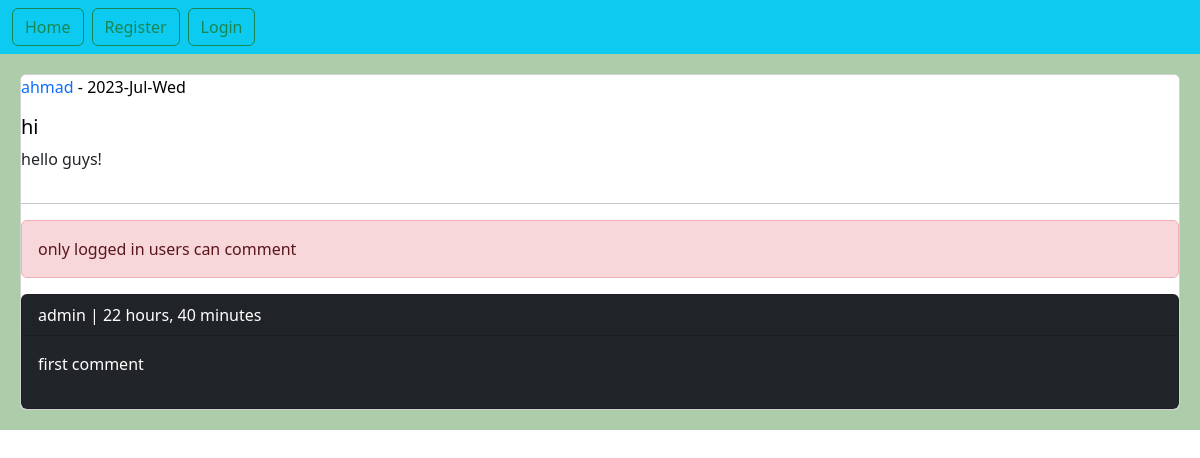
The page /post/12/hello-guys/ on the database its author committed.
### home/models.py (models this page shows, shortened)
class Post(models.Model):
    user = models.ForeignKey(User, on_delete=models.CASCADE,
                             related_name='posts')  # اگر یک یوزر حذف شد پست هایش نیز حذف می شود.
    title = models.CharField(max_length=240)
    body = models.TextField()
    slug = models.SlugField()
    created = models.DateTimeField(auto_now_add=True)
    updated = models.DateTimeField(auto_now=True)
    class Meta:
        ordering = ['-created']  # مرتب سازی پست ها بر اساس تاریخ

class Comment(models.Model):
    user = models.ForeignKey(User, on_delete=models.CASCADE, related_name='ucomments')
    post = models.ForeignKey(Post, on_delete=models.CASCADE, related_name='pcomments')
    reply = models.ForeignKey('self', on_delete=models.CASCADE, related_name='rcomments', blank=True, null=True)
    is_reply = models.BooleanField(default=False)
    body = models.TextField(max_length=400)
    created = models.DateTimeField(auto_now_add=True)

### home/views.py (the view, shortened to what this page needs)
# urls.py: path('post/<int:post_id>/<slug:post_slug>/', views.PostDetailView.as_view(), name='post_detail'),
class PostDetailView(View):
    form_class = CommentCreateForm
    def setup(self, request, *args, **kwargs):
        self.post_instance = get_object_or_404(Post, pk=kwargs['post_id'], slug=kwargs['post_slug'])
        return super().setup(request, *args, **kwargs)
    def get(self, request, *args, **kwargs):
        comments = self.post_instance.pcomments.filter(is_reply=False)
        return render(request, 'home/detail.html',
                      {'post': self.post_instance, 'comments': comments, 'form': self.form_class})

### home/templates/home/detail.html (shortened to what this page needs)
{% extends 'base.html' %}
{% block content %}
    <div class="card">
    <p style="color: black;"><a href="{% url 'account:user_profile' post.user.id %}" style="text-decoration: none">{{ post.user }}</a> - {{ post.updated|date:"Y-M-D" }}</p>
    <h5 style="color: black">{{ post.title }}</h5>
    <p>{{ post.body }}</p>
        <hr>
    {% if request.user.is_authenticated %}
        <form action="" method="post">
            {% csrf_token %}
            {{ form.as_div }}
            <input type="submit" value="send">
        </form>
    {% else %}
        <p class="alert alert-danger">only logged in users can comment</p>
    {% endif %}
    {% for comment in comments %}
        <div class="card bg-dark text-white">
        <p class="card-header">{{ comment.user }} | {{ comment.created | timesince }}</p>
        <p class="card-body">{{ comment.body }}</p>
        </div>
    {% empty %}
        <p>No comments yet!</p>
    {% endfor %}
    </div>
{% endblock %}

### rows shown on the page
Post: user "ahmad", updated "2023-Jul-Wed", title "hi", body "hello guys!"
Comment: user "admin", created "22 hours, 40 minutes", body "first comment"
